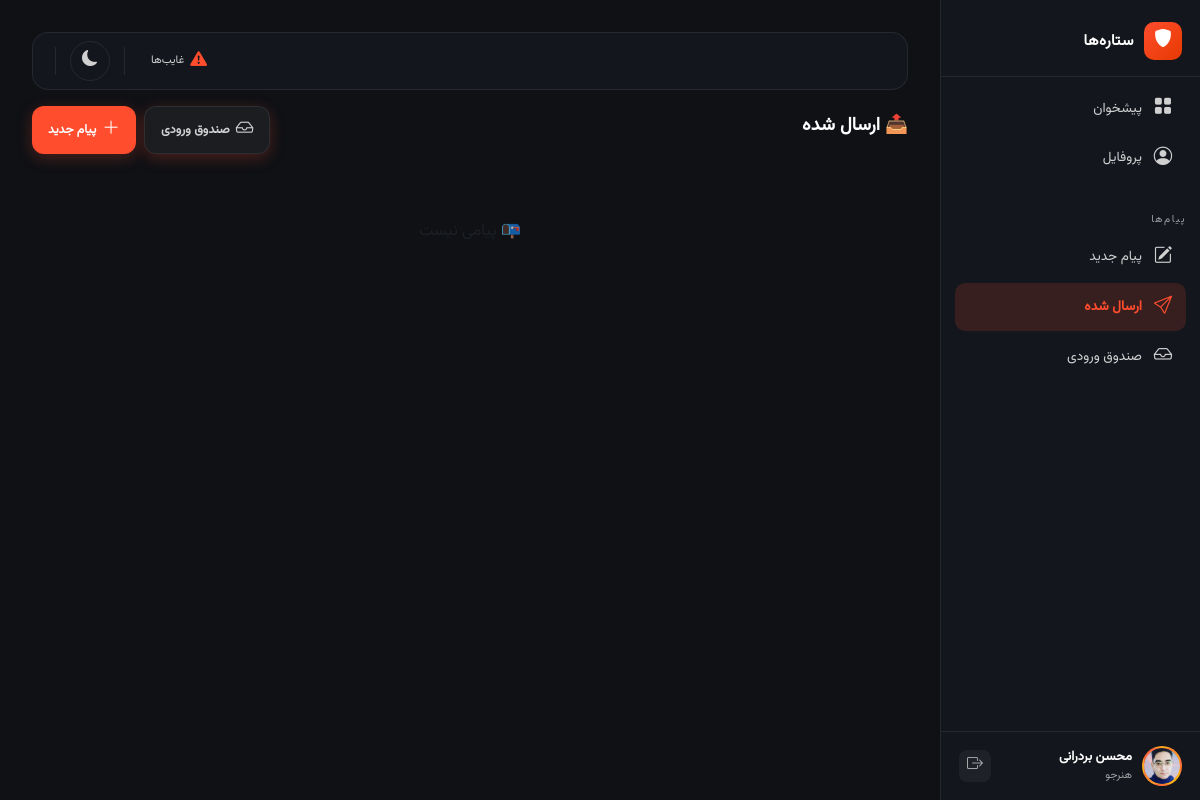
Before: /messages/sent/ (signed in) with the older database file.
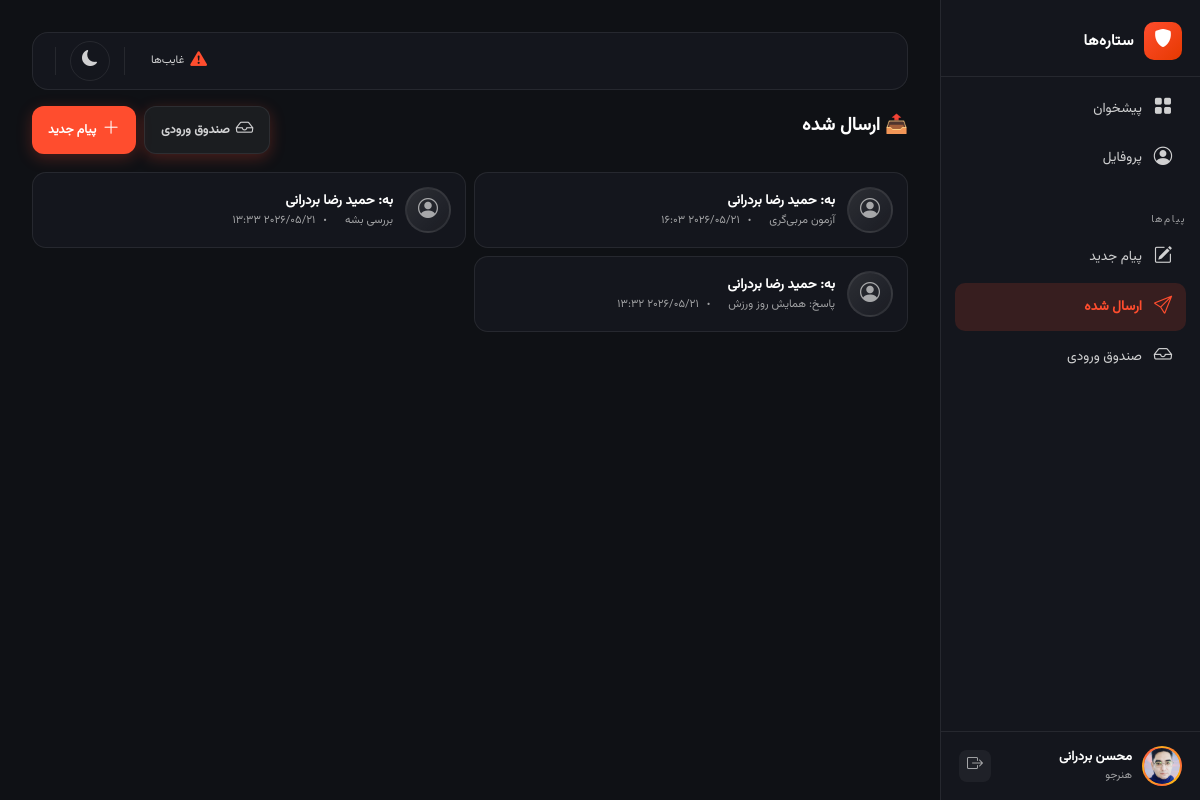
After: the same page with the newer database file.
### apps/accounts/models.py (models this page shows, shortened)
class Message(models.Model):
    sender = models.ForeignKey(User, on_delete=models.CASCADE, related_name='sent_messages', verbose_name='فرستنده')
    receiver = models.ForeignKey(User, on_delete=models.CASCADE, related_name='received_messages', verbose_name='گیرنده')
    student = models.ForeignKey('students.Student', on_delete=models.SET_NULL, null=True, blank=True, related_name='messages', verbose_name='مربوط به هنرجو')
    subject = models.CharField('موضوع', max_length=200)
    body = models.TextField('متن پیام')
    parent = models.ForeignKey('self', on_delete=models.SET_NULL, null=True, blank=True, related_name='replies', verbose_name='پاسخ به')
    is_read = models.BooleanField('خوانده شده', default=False)
    created_at = models.DateTimeField('تاریخ', auto_now_add=True)
    class Meta:
        verbose_name = 'پیام'
        verbose_name_plural = 'پیام‌ها'
        ordering = ['-created_at']

class User(AbstractBaseUser, PermissionsMixin):
    phone = models.CharField(max_length=11, unique=True)
    first_name = models.CharField(max_length=100)
    last_name = models.CharField(max_length=100)
    birth_date = jmodels.jDateField('تاریخ تولد', null=True, blank=True)
    national_code = models.CharField(max_length=10, blank=True, null=True)
    avatar = models.ImageField(upload_to='avatars/', blank=True, null=True)
    is_super_manager = models.BooleanField(default=False)
    is_club_manager = models.BooleanField(default=False)
    is_instructor = models.BooleanField(default=False)
    is_active = models.BooleanField(default=True)
    is_staff = models.BooleanField(default=False)
    created_at = models.DateTimeField(auto_now_add=True)
    updated_at = models.DateTimeField(auto_now=True)
    objects = UserMnaager()
    USERNAME_FIELD = 'phone'
    REQUIRED_FIELDS = ['first_name', 'last_name']
    class Meta:
        verbose_name = 'کاربر'
        verbose_name_plural = 'کاربرها'
    def get_full_name(self):
        return f'{self.first_name} {self.last_name}'

### apps/accounts/views.py (the view)
# urls.py: path('messages/sent/', views.SentView.as_view(), name='sent_messages'),
class SentView(LoginRequiredMixin, ListView):
    template_name = 'accounts/sent.html'
    context_object_name = 'message_list'
    paginate_by = 20
    def get_queryset(self):
        return Message.objects.filter(sender=self.request.user).select_related('receiver', 'student')

### apps/core/context_processors.py (called while the page is built)
def site_settings(request):
    return {'site_settings': SiteSetting.get_settings()}

### apps/core/models.py (called while the page is built)
    @classmethod
    def get_settings(cls):
        obj, created = cls.objects.get_or_create(pk=1)
        return obj

### templates/accounts/sent.html (shortened to what this page needs)
{% extends 'base.html' %}
{% block content %}
<div class="dashboard-layout">
    {% include 'partials/_sidebar.html' %}{% include 'partials/_mobile_nav.html' %}
    <main class="dashboard-main">
        {% include 'partials/_notif_bar.html' %}
        <div class="page-header animate__animated animate__fadeIn">
            <div><h1 class="page-title">📤 ارسال شده</h1></div>
            <div style="display:flex;gap:8px;">
                <a href="{% url 'accounts:inbox' %}" class="btn-add" style="background: var(--input-bg); border: 1px solid var(--border-glass); color: var(--text-secondary);">
                    <i class="bi bi-inbox"></i><span class="btn-add-text">صندوق ورودی</span>
                </a>
                <a href="{% url 'accounts:compose_message' %}" class="btn-add">
                    <i class="bi bi-plus-lg"></i><span class="btn-add-text">پیام جدید</span>
                </a>
            </div>
        </div>
        <div class="coach-list-page">
            {% for msg in message_list %}
            <a href="{% url 'accounts:message_thread' msg.pk %}" style="text-decoration:none;color:inherit;">
                <div class="coach-card-page animate__animated animate__fadeInUp">
                    <div class="coach-avatar-page"><i class="bi bi-person-circle"></i></div>
                    <div class="coach-info-page" style="flex:1;">
                        <div class="coach-name-page">به: {{ msg.receiver.get_full_name }}</div>
                        <div class="coach-meta-page"><span>{{ msg.subject }}</span><span>{{ msg.created_at|date:"Y/m/d H:i" }}</span></div>
                    </div>
                </div>
            </a>
            {% empty %}<div class="text-center py-5 text-muted" style="grid-column:1/-1;">📭 پیامی نیست</div>{% endfor %}
        </div>
    </main>
</div>
{% endblock %}

Changed rows visible on the page:
added Message: receiver.get_full_name "حمید رضا بردرانی", subject "آزمون مربی‌گری", created_at "2026/05/21 16:03"
added Message: receiver.get_full_name "حمید رضا بردرانی", subject "بررسی بشه", created_at "2026/05/21 13:33"
added Message: receiver.get_full_name "حمید رضا بردرانی", subject "پاسخ: همایش روز ورزش", created_at "2026/05/21 13:32"
Other visible differences:
text no longer shown: "📭 پیامی نیست"
